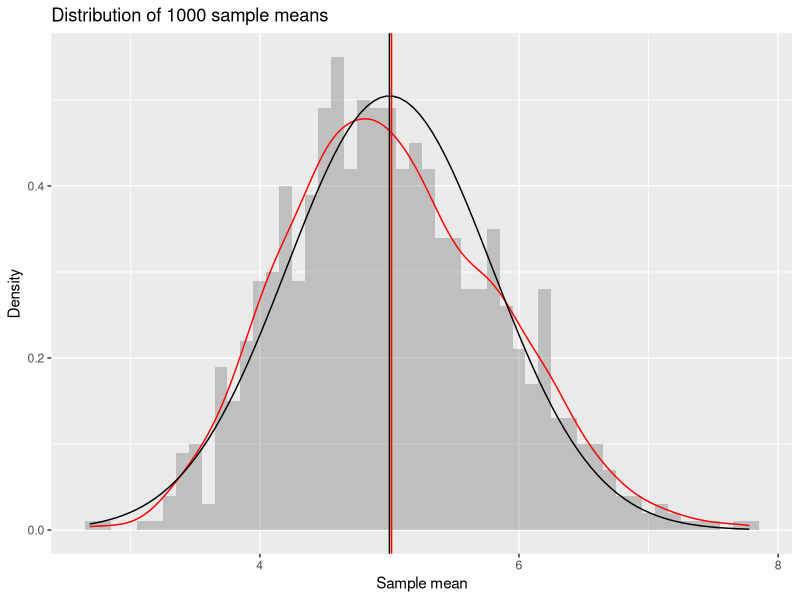
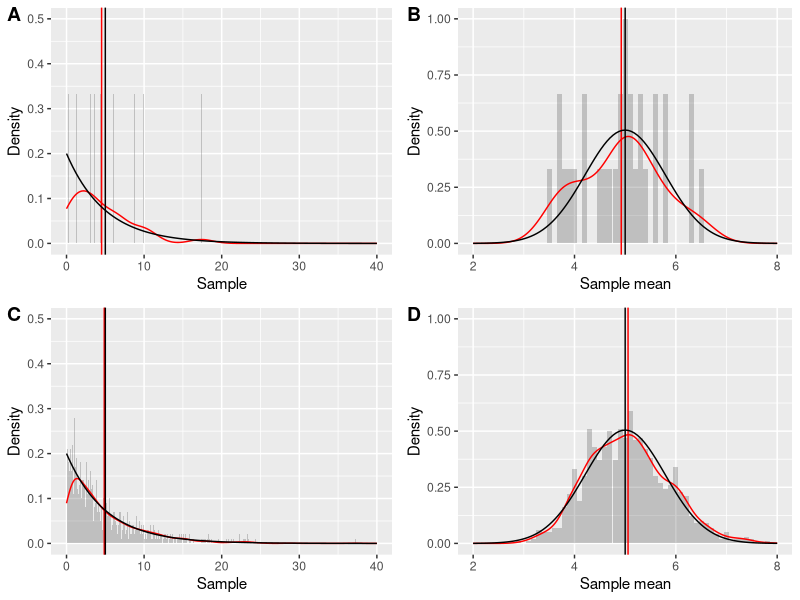

Reproduce these figures in R, in order.
## ---- chunk 1
knitr::opts_chunk$set(echo = TRUE)
## ---- chunk 2
library(ggplot2)
library(cowplot) #for panels in ggplot2

lambda <- 0.2 #rate
sampleN <- 40 #number of samples
simN <- 1000 #simulations

set.seed(2) #for reproducibility purposes
meanSim1K <- replicate(simN, mean(rexp(sampleN, rate = lambda)))
## ---- chunk 3
1/lambda #theoretical mean
mean(meanSim1K) #mean of sample means
## ---- chunk 4
1/(lambda**2)/sampleN #theoretical variance
var(meanSim1K) #variance of sample means
## ---- chunk 5
ggplot(data = as.data.frame(meanSim1K), aes(x = meanSim1K)) +
  geom_histogram(binwidth = 0.1, aes(y = ..density..), alpha = 0.3) +
  geom_density(color = 'red') + #density curve of the sample distribution
  geom_vline(xintercept = mean(meanSim1K), color = 'red') +
  stat_function(fun = dnorm, args = list(mean = 1/lambda, sd = 1/lambda/sqrt(sampleN)), color = 'black') +
  geom_vline(xintercept = 1/lambda, color = 'black') +
  xlab('Sample mean') +
  ylab('Density') +
  ggtitle('Distribution of 1000 sample means ')
## ---- chunk 6
set.seed(5)
simId30 <- replicate(30, (rexp(1, rate = lambda))) #get 30 random samples
simN30 <- replicate(30, mean(rexp(sampleN, rate = lambda))) 
 #get 40 random samples and repeat 30 times

simId1000 <- replicate(1000, (rexp(1, rate = lambda))) #get 1000 random samples
simN1000 <- replicate(1000, mean(rexp(sampleN, rate = lambda))) 
 #get 40 random samples and repeat 1000 times
## ---- chunk 7
p1 <- ggplot(data = as.data.frame(simId30), aes(x = simId30)) +
        geom_histogram(binwidth = 0.1, aes(y = ..density..), alpha = 0.3) +
        geom_density(color = 'red') + #density curve of the sample distribution
        geom_vline(xintercept = mean(simId30), color = 'red') +
        stat_function(fun = dexp, args = list(rate = lambda), color = 'black') +
        geom_vline(xintercept = 1/lambda, color = 'black') +
        xlab('Sample') + ylab('Density') +
        xlim(c(0, 40)) + ylim(c(0, 0.5))
  
p2 <- ggplot(data = as.data.frame(simN30), aes(x = simN30)) +
        geom_histogram(binwidth = 0.1, aes(y = ..density..), alpha = 0.3) +
        geom_density(color = 'red') + #density curve of the sample distribution
        geom_vline(xintercept = mean(simN30), color = 'red') +
        stat_function(fun = dnorm, args = list(mean = 1/lambda, sd = 1/lambda/sqrt(sampleN)), color = 'black') +
        geom_vline(xintercept = 1/lambda, color = 'black') +
        xlab('Sample mean') + ylab('Density') +
        xlim(c(2, 8)) + ylim(c(0, 1))
  
p3 <- ggplot(data = as.data.frame(simId1000), aes(x = simId1000)) +
        geom_histogram(binwidth = 0.1, aes(y = ..density..), alpha = 0.3) +
        geom_density(color = 'red') + #density curve of the sample distribution
        geom_vline(xintercept = mean(simId1000), color = 'red') +
        stat_function(fun = dexp, args = list(rate = lambda), color = 'black') +
        geom_vline(xintercept = 1/lambda, color = 'black') +
        xlab('Sample') + ylab('Density') +
        xlim(c(0, 40)) + ylim(c(0, 0.5))

p4 <- ggplot(data = as.data.frame(simN1000), aes(x = simN1000)) +
        geom_histogram(binwidth = 0.1, aes(y = ..density..), alpha = 0.3) +
        geom_density(color = 'red') + #density curve of the sample distribution
        geom_vline(xintercept = mean(simN1000), color = 'red') +
        stat_function(fun = dnorm, args = list(mean = 1/lambda, sd = 1/lambda/sqrt(sampleN)), color = 'black') +
        geom_vline(xintercept = 1/lambda, color = 'black') +
        xlab('Sample mean') + ylab('Density') +
        xlim(c(2, 8)) + ylim(c(0, 1))

plot_grid(p1, p2, p3, p4, labels = 'AUTO')
